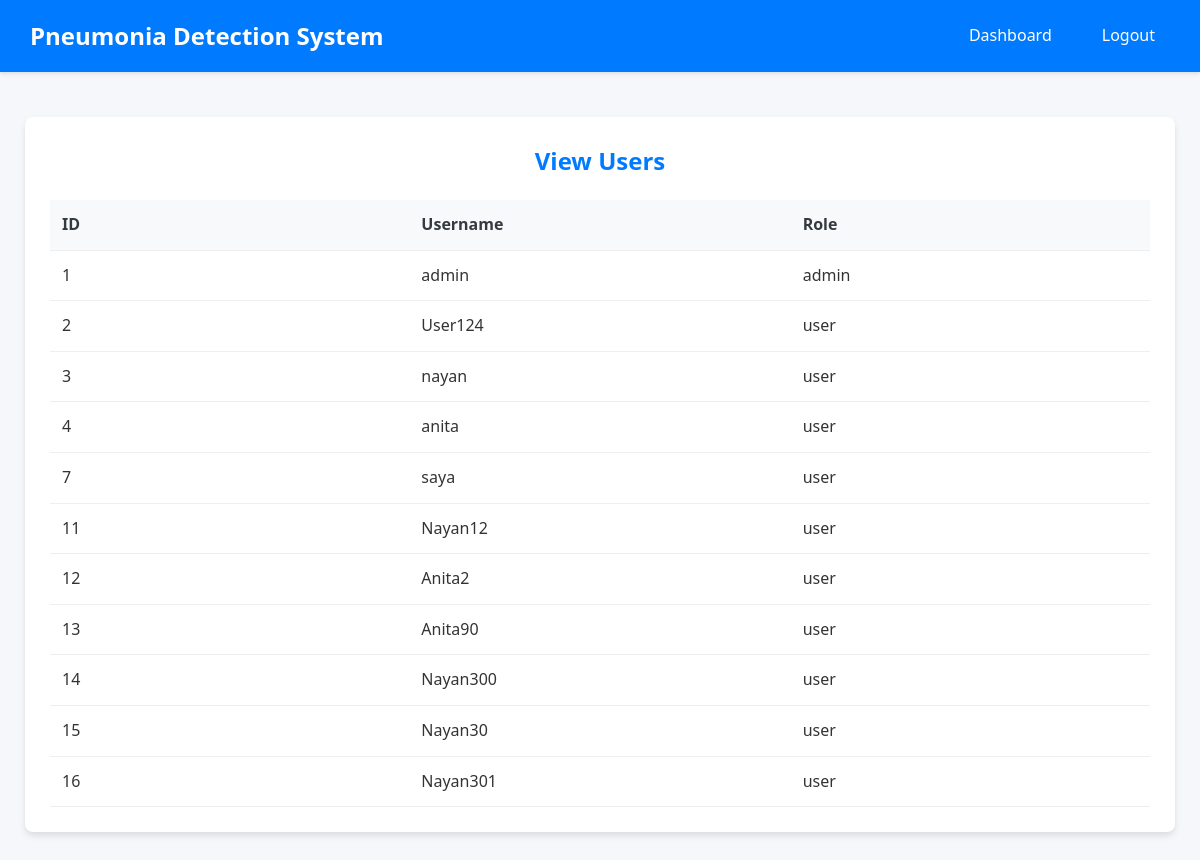
The app's page /admin/view_users.php (signed in) with its own data.
### tables this page shows
CREATE TABLE `users` (
  `id` int(11) NOT NULL,
  `username` varchar(50) NOT NULL,
  `password` varchar(255) NOT NULL,
  `role` enum('admin','user') NOT NULL DEFAULT 'user'
);

### admin/view_users.php (the view, shortened to what this page needs)
<?php
$servername = "localhost";
$username = "root";
$password = "";
$dbname = "pneumonia";
try {
    $conn = new PDO("mysql:host=$servername;dbname=$dbname", $username, $password);
    $conn->setAttribute(PDO::ATTR_ERRMODE, PDO::ERRMODE_EXCEPTION);
} catch(PDOException $e) {
    die("Connection failed: " . $e->getMessage());
}
try {
    $stmt = $conn->prepare("SELECT id, username, role FROM users");
    $stmt->execute();
    $users = $stmt->fetchAll(PDO::FETCH_ASSOC);
} catch(PDOException $e) {
    $error = "Error fetching users: " . $e->getMessage();
}
?>
<!DOCTYPE html>
<html lang="en">
<head>
    <link rel="stylesheet" href="../style/common.css">
</head>
<body>
    <div class="navbar">
        <div class="brand">Pneumonia Detection System</div>
        <div class="nav-links">
            <a href="admin_dashboard.php">Dashboard</a>
            <a href="../login/logout.php" onclick="return confirmLogout()">Logout</a>
        </div>
    </div>
    <div class="dashboard-container">
        <div class="table-container">
            <h2>View Users</h2>
            <?php if (isset($error)): ?>
                <div class="error-message">
                    <p><?php echo htmlspecialchars($error); ?></p>
                </div>
            <?php elseif (empty($users)): ?>
                <div class="no-users">
                    <p>No users found.</p>
                </div>
            <?php else: ?>
                <table>
                    <thead>
                        <tr>
                            <th>ID</th>
                            <th>Username</th>
                            <th>Role</th>
                        </tr>
                    </thead>
                    <tbody>
                        <?php foreach ($users as $user): ?>
                            <tr>
                                <td><?php echo htmlspecialchars($user['id']); ?></td>
                                <td><?php echo htmlspecialchars($user['username']); ?></td>
                                <td><?php echo htmlspecialchars($user['role']); ?></td>
                            </tr>
                        <?php endforeach; ?>
                    </tbody>
                </table>
            <?php endif; ?>
        </div>
    </div>
</body>
</html>

### style/common.css (style rules this page uses)
:root { --primary-color: #007bff; --secondary-color: #6c757d; --danger-color: #dc3545; --success-color: #28a745; --light-color: #f8f9fa; --dark-color: #343a40; --border-radius: 8px; --box-shadow: 0 4px 6px rgba(0, 0, 0, 0.1); --transition: all 0.3s ease; }
* { box-sizing: border-box; margin: 0; padding: 0; }
body { font-family: 'Segoe UI', Tahoma, Geneva, Verdana, sans-serif; line-height: 1.6; color: #333; background-color: #f5f7fa; }
.navbar { background-color: var(--primary-color); padding: 15px 30px; display: flex; justify-content: space-between; align-items: center; color: white; box-shadow: 0 2px 4px rgba(0, 0, 0, 0.1); }
.brand { font-size: 1.5rem; font-weight: 600; }
.nav-links { display: flex; align-items: center; gap: 20px; }
.navbar a { color: white; text-decoration: none; font-weight: 500; padding: 8px 15px; border-radius: var(--border-radius); transition: var(--transition); }
.dashboard-container { display: flex; padding: 25px; gap: 25px; max-width: 1600px; margin: 0 auto; }
.table-container { background-color: white; border-radius: var(--border-radius); padding: 25px; box-shadow: var(--box-shadow); width: 100%; max-width: 1400px; margin: 20px auto; }
table { width: 100%; border-collapse: collapse; margin-top: 20px; }
th, td { padding: 12px; text-align: left; border-bottom: 1px solid #eee; min-width: 100px; }
th { background-color: var(--light-color); color: var(--dark-color); font-weight: 600; }
h2 { color: var(--primary-color); margin-bottom: 20px; font-size: 1.5rem; text-align: center; }
@media (max-width: 1600px) { .dashboard-container { flex-direction: column; } }

### records on screen
users: id "1", username "admin", role "admin"
users: id "2", username "User124", role "user"
users: id "3", username "nayan", role "user"
users: id "4", username "anita", role "user"
users: id "7", username "saya", role "user"
users: id "11", username "Nayan12", role "user"
users: id "12", username "Anita2", role "user"
users: id "13", username "Anita90", role "user"
users: id "14", username "Nayan300", role "user"
users: id "15", username "Nayan30", role "user"
users: id "16", username "Nayan301", role "user"
